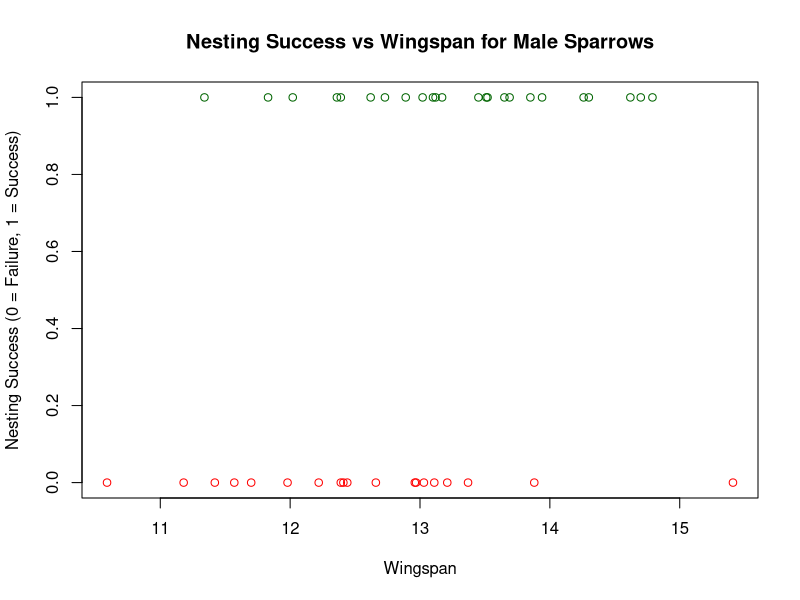
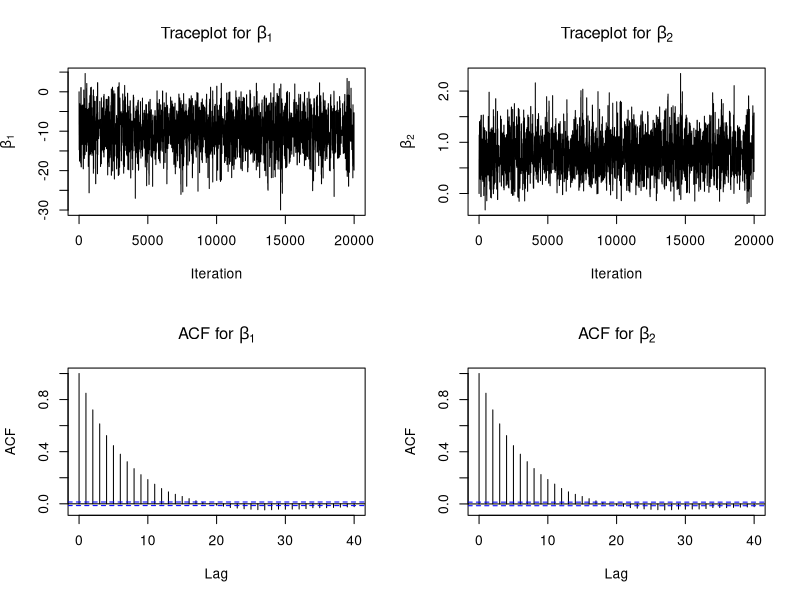
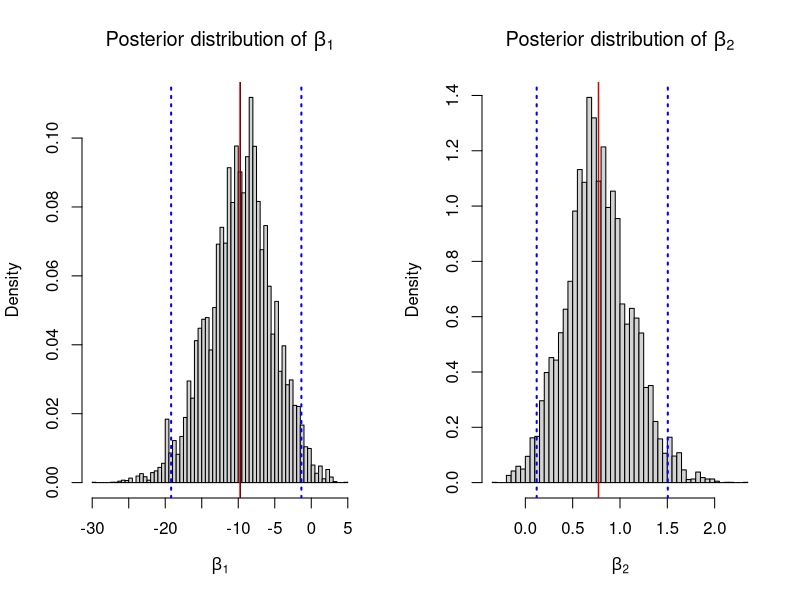
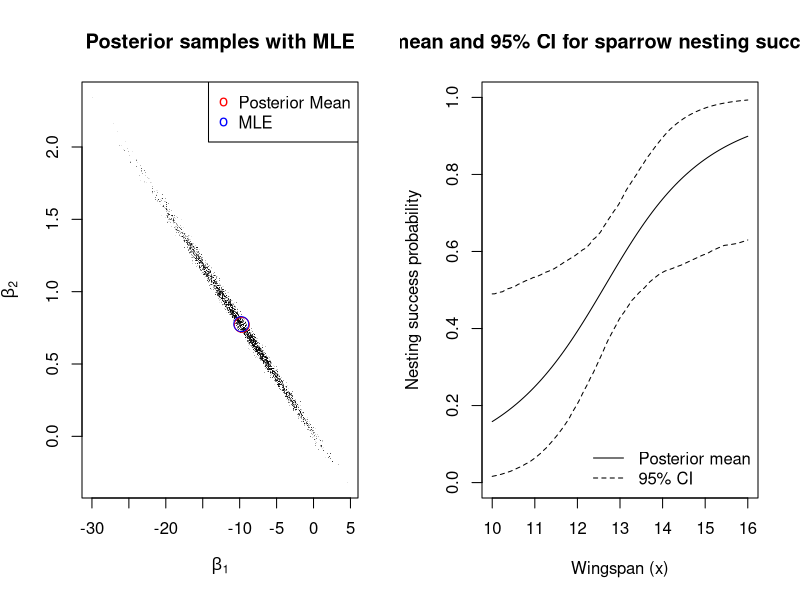

The R script that drew these images, in order:
## ---- chunk 1
library(knitr)
opts_chunk$set(
  echo = TRUE,
  warning = FALSE,
  message = FALSE,
  error = FALSE
)
## ---- chunk 2
nest <- read.table("data/msparrownest.txt"); y <- nest[, 1]; wspan <- nest[, 2]
## ---- chunk 3
plot(wspan, y, 
     xlab = "Wingspan", 
     ylab = "Nesting Success (0 = Failure, 1 = Success)",
     main = "Nesting Success vs Wingspan for Male Sparrows",
     col = ifelse(y == 1, "darkgreen", "red"))
## ---- chunk 4
# imports, data, and constants
library(mvtnorm)
X <- cbind(rep(1, length(y)), wspan) # design matrix
n <- length(y); p <- dim(X)[2]
mu0 <- c(-3.35, 0.2); Sigma0 <- matrix(c(200,0,0,100), nrow=2, byrow=TRUE) # prior
XtX_inv <- solve(t(X)%*%X)
S <- 1000 # iterations
sigma2_vals <- c(0.6,6,60)
results <- list()
set.seed(465)

for (i in 1:length(sigma2_vals)) {
  sigma2 <- sigma2_vals[i]
  
  # storage
  BETA <- matrix(0, nrow=S, ncol=p)
  BETA[1, ] <- c(0,0)
  beta <- c(0, 0) # reset
  acp <- 0
  
  Sigma_prop <- sigma2*XtX_inv
  for (k in 2:S) {
    beta.p <- as.vector(rmvnorm(1, mean=beta, sigma=Sigma_prop))
    pi.p <- exp(X %*% beta.p) / (1 + exp(X %*% beta.p))
    pi <- exp(X %*% beta) / (1 + exp(X %*% beta))
    log.r <- sum(dbinom(y, prob = pi.p, size = 1, log = T)) -
             sum(dbinom(y, prob = pi, size = 1, log = T)) +
             dmvnorm(beta.p, mu0, Sigma0, log = T) -
             dmvnorm(beta, mu0, Sigma0, log = T)

    if(log(runif(1))<=log.r){
      beta <- beta.p
      acp <- acp + 1
    }
    
    BETA[k, ] <- beta
  }
  acf_beta1 <- acf(BETA[, 1], lag.max = 3, plot = FALSE)
  acf_beta2 <- acf(BETA[, 2], lag.max = 3, plot = FALSE)
  b1_lag1 <- acf_beta1$acf[2]
  b1_lag2 <- acf_beta1$acf[3]
  b1_lag3 <- acf_beta1$acf[4]
  b2_lag1 <- acf_beta2$acf[2]
  b2_lag2 <- acf_beta2$acf[3]
  b2_lag3 <- acf_beta2$acf[4]
  acceptance_rate = acp/S
  cat(sprintf("sigma^2 = %.1f: Acceptance rate = %.3f,\n
              Beta_1: lag-1 is %.3f, lag-2 is %.3f, lag-3 is %.3f\n
              Beta_2: lag-1 is %.3f, lag-2 is %.3f, lag-3 is %.3f\n\n",
              sigma2, acceptance_rate, b1_lag1, b1_lag2, b1_lag3,
              b2_lag1, b2_lag2, b2_lag3))
}
## ---- chunk 5
S <- 20000 # iterations
results <- list()
set.seed(465)
sigma2 <- 6.0

BETA <- matrix(0, nrow=S, ncol=p)
BETA[1, ] <- c(0,0)
acp <- 0

for (k in 2:S) {
  beta.p <- as.vector(rmvnorm(1, mean=beta, sigma=Sigma_prop))
  pi.p <- exp(X %*% beta.p) / (1 + exp(X %*% beta.p))
  pi <- exp(X %*% beta) / (1 + exp(X %*% beta))
  log.r <- sum(dbinom(y, prob = pi.p, size = 1, log = T)) -
           sum(dbinom(y, prob = pi, size = 1, log = T)) +
           dmvnorm(beta.p, mu0, Sigma0, log = T) -
           dmvnorm(beta, mu0, Sigma0, log = T)

  if(log(runif(1))<=log.r){
    beta <- beta.p
    acp <- acp + 1
  }
  
  BETA[k, ] <- beta
}
## ---- chunk 6
par(mfrow = c(2, 2))

plot(1:S, BETA[, 1], type = "l", xlab = "Iteration", ylab = expression(beta[1]),
     main = expression(paste("Traceplot for ", beta[1])))

plot(1:S, BETA[, 2], type = "l", xlab = "Iteration", ylab = expression(beta[2]),
     main = expression(paste("Traceplot for ", beta[2])))

acf(BETA[, 1], main = expression(paste("ACF for ", beta[1])),
    lag.max = 40)

acf(BETA[, 2], main = expression(paste("ACF for ", beta[2])),
    lag.max = 40)
## ---- chunk 7
post_mean_beta1 <- mean(BETA[, 1])
post_mean_beta2 <- mean(BETA[, 2])
ci_beta1 <- quantile(BETA[, 1], probs = c(0.025, 0.975))
ci_beta2 <- quantile(BETA[, 2], probs = c(0.025, 0.975))
## ---- chunk 8
fit.mle <- glm(y ~ wspan, family = "binomial")
mle_beta1 <- fit.mle$coeff[1]
mle_beta2 <- fit.mle$coeff[2]
## ---- chunk 9
par(mfrow = c(1, 2))

hist(BETA[, 1], breaks = 50, probability = TRUE,
     xlab = expression(beta[1]), 
     main = expression(paste("Posterior distribution of ", beta[1])))
abline(v = post_mean_beta1, col = "black", lwd = 1, lty = 1)
abline(v = mle_beta1, col = "red", lwd = 1, lty = 1)
abline(v = ci_beta1, col = "blue", lwd = 2, lty = 3)

hist(BETA[, 2], breaks = 50, probability = TRUE,
     xlab = expression(beta[2]),
     main = expression(paste("Posterior distribution of ", beta[2])))
abline(v = post_mean_beta2, col = "black", lwd = 1, lty = 1)
abline(v = mle_beta2, col = "red", lwd = 1, lty = 1)
abline(v = ci_beta2, col = "blue", lwd = 2, lty = 3)
## ---- chunk 10
plot(BETA[, 1], BETA[, 2], 
     pch = ".", col = rgb(0, 0, 0, 0.1),
     xlab = expression(beta[1]), ylab = expression(beta[2]),
     main = "Posterior samples with MLE")
points(post_mean_beta1, post_mean_beta2, col = "red", cex=2)
points(mle_beta1, mle_beta2, col = "blue", cex=2)
legend("topright", 
       legend = c("Posterior Mean", "MLE"),
       pch = c('o', 'o'), col = c("red", "blue"))
## ---- chunk 11
x <- seq(10,16,length.out = 100)
n_grid <- length(x)
n_samples <- nrow(BETA)

F_BETA <- matrix(0,nrow=n_samples,ncol=n_grid)
CI_F <- matrix(0,nrow=n_samples,ncol=2)
for (i in 1:n_samples) {
  F_BETA[i, ] <- exp(BETA[i, 1] + BETA[i, 2] * x) /
    (1 + exp(BETA[i, 1] + BETA[i, 2] * x))
}

post_mean_f <- colMeans(F_BETA)

for (i in 1:length(x)) {
  CI_F[i, ] <- quantile(F_BETA[, i], c(0.025, 0.975))
}

plot(x, post_mean_f, type='l',
     xlab = "Wingspan (x)",
     ylab = "Nesting success probability",
     main="Posterior mean and 95% CI for sparrow nesting success probability",
     ylim = c(0,1))
lines(x, CI_F[1:100,1], lty=2)
lines(x, CI_F[1:100,2], lty=2)
legend("bottomright",
       legend = c("Posterior mean", "95% CI"),
       lty    = c(1, 2),
       bty    = "n")
